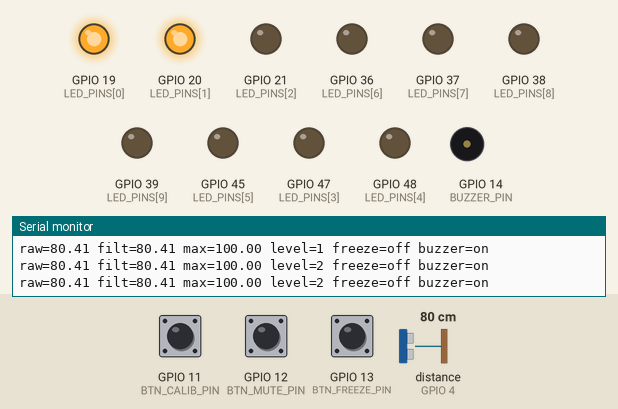
This sketch was run on a simulated ESP32-S3. On the bench: output pins drawn as LEDs (lit = HIGH), buzzer (waves = sounding, pin HIGH), the last lines printed to the serial monitor. Wiring (inferred from the names in the program): ultrasonic range finder: trigger GPIO 5; echo GPIO 4. Dashed ring = blinking. The test bench sets the inputs (shaded band); at power-on: GPIO 11 (BTN_CALIB_PIN) HIGH, distance to the obstacle (sensor on GPIO 4) 80 cm, GPIO 12 (BTN_MUTE_PIN) HIGH, GPIO 13 (BTN_FREEZE_PIN) HIGH. The echo pulse lasts 58.3 µs per cm; pins used as bus, display or sensor lines are not drawn.

Above: at 2.39 s.
2.4 s: GPIO 11 (BTN_CALIB_PIN) pulled LOW for 0.15 s
At 3.4 s:
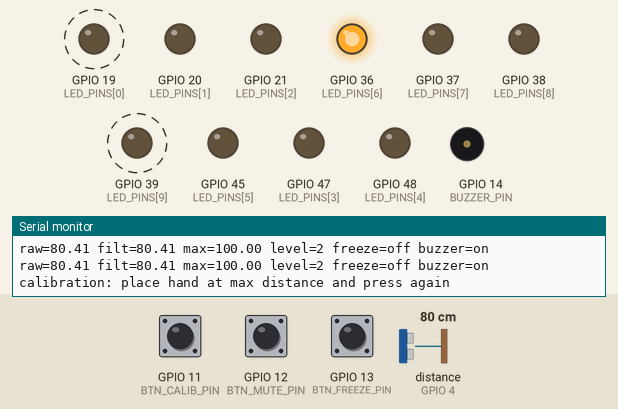
5.4 s: GPIO 11 (BTN_CALIB_PIN) pulled LOW for 1 s
At 7.76 s:
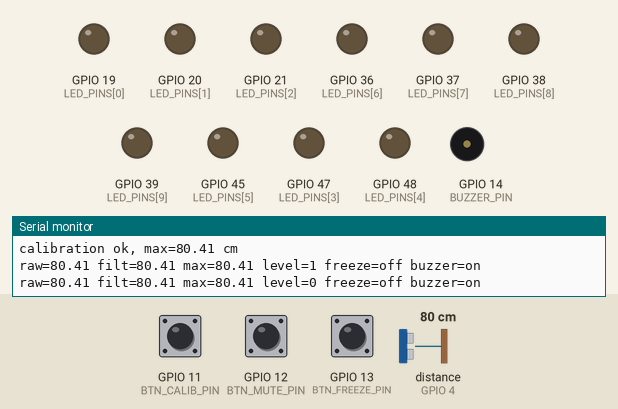
8.4 s: distance to the obstacle (sensor on GPIO 4) set to 9 cm
At 8.93 s:
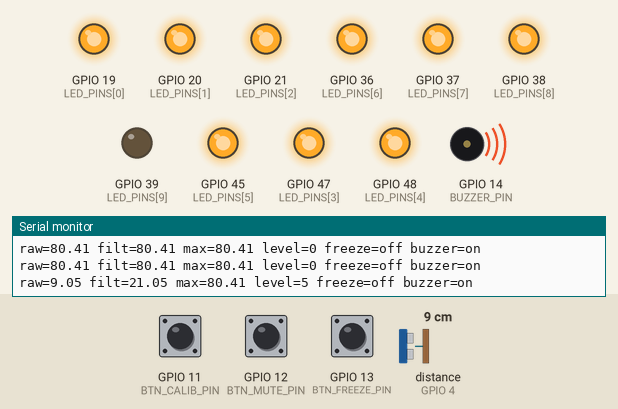
11.4 s: distance to the obstacle (sensor on GPIO 4) set to 14 cm
At 11.81 s:
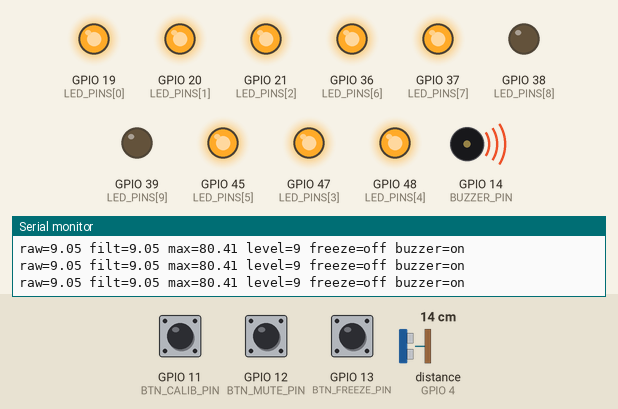
14.4 s: distance to the obstacle (sensor on GPIO 4) set to 18 cm
At 14.97 s:
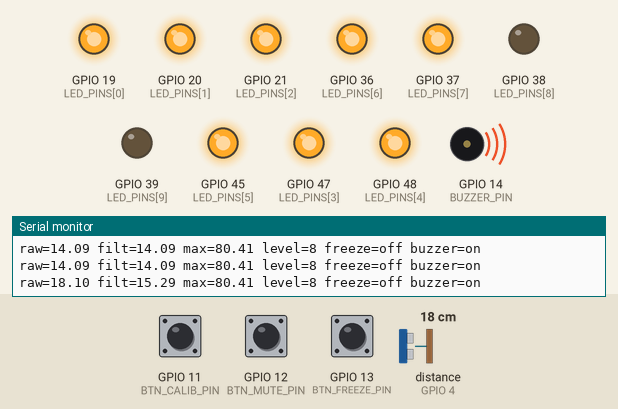
17.4 s: distance to the obstacle (sensor on GPIO 4) set to 24 cm
At 17.77 s:
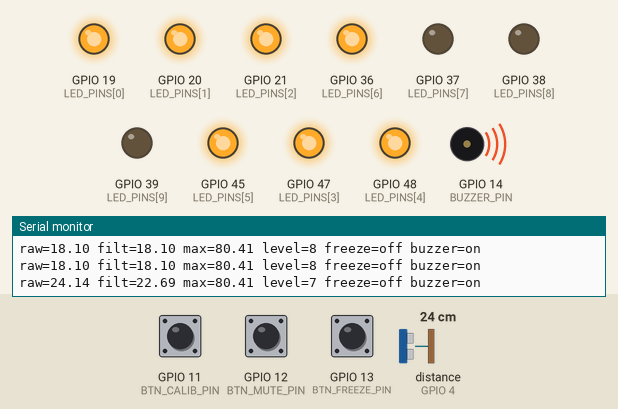
Timing chart, 0 to 21.4 s (numbered marks = the images above; inputs shaded):
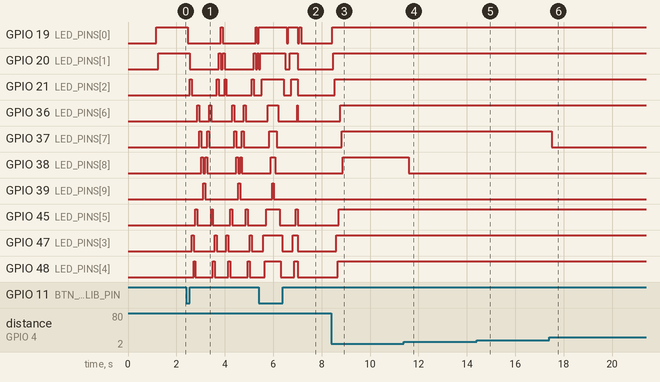

Measured:
- the behaviour switches between 11 and 12 cm on distance to the obstacle (sensor on GPIO 4) (found by bisection; images 3 and 4)
- the behaviour switches between 20 and 21 cm on distance to the obstacle (sensor on GPIO 4) (found by bisection; images 5 and 6)
- after the input at 2.4 s, GPIO 19 (LED_PINS[0]): alternates HIGH for 0.08 s and LOW for 1.4 s, starting after 0.07 s; GPIO 39 (LED_PINS[9]): alternates HIGH for 0.08 s and LOW for 1.4 s, starting after 0.71 s; GPIO 14 (BUZZER_PIN): stops changing and stays LOW
- after the input at 5.4 s, GPIO 14 (BUZZER_PIN): LOW → HIGH after 1.7 s, → LOW 0.46 s later, → HIGH 0.46 s later
- after the input at 8.4 s, GPIO 19 (LED_PINS[0]): LOW → HIGH at once; GPIO 20 (LED_PINS[1]): LOW → HIGH after 0.09 s; GPIO 21 (LED_PINS[2]): LOW → HIGH after 0.14 s; GPIO 36 (LED_PINS[6]): LOW → HIGH after 0.37 s; GPIO 37 (LED_PINS[7]): LOW → HIGH after 0.42 s
- after the input at 11.4 s, GPIO 38 (LED_PINS[8]): HIGH → LOW after 0.19 s
- after the input at 14.4 s, GPIO 14 (BUZZER_PIN): alternates HIGH for 0.17 s and LOW for 0.17 s, starting after 0.15 s
- after the input at 17.4 s, GPIO 37 (LED_PINS[7]): HIGH → LOW after 0.10 s

The sketch:

esp32-ultrasonic-distance-feedback.ino
```cpp
#include <Arduino.h>
#include "headers/config.h"
#include "headers/pins.h"
#include "headers/bargraph.h"
#include "headers/ultrasonic.h"
#include "headers/buzzer.h"
#include "headers/buttons.h"

//====== helpers ======

static int distanceToLevel(float distanceCm) {
  if (distanceCm < 0 || distanceCm >= maxDistanceCm) return 0;

  float ratio = 1.0f - (distanceCm / maxDistanceCm);
  if (ratio < 0.0f) ratio = 0.0f;
  if (ratio > 1.0f) ratio = 1.0f;

  int level = (int)(ratio * LED_COUNT + 0.5f);
  if (level < 0) level = 0;
  if (level > LED_COUNT) level = LED_COUNT;
  return level;
}

//====== state handlers ======

static void updateStateNormal() {
  float raw = ultrasonic_measure_median_cm();
  lastRawDistanceCm = raw;

  if (!freezeDisplay) {
    float effectiveRaw = (raw > 0) ? raw : (maxDistanceCm + 20.0f);

    if (filteredDistanceCm < 0) {
      filteredDistanceCm = effectiveRaw;
    } else {
      filteredDistanceCm = DISTANCE_FILTER_ALPHA * filteredDistanceCm
                         + (1.0f - DISTANCE_FILTER_ALPHA) * effectiveRaw;
    }

    int targetLevel = distanceToLevel(filteredDistanceCm);
    if (targetLevel > currentLevel) currentLevel++;
    else if (targetLevel < currentLevel) currentLevel--;

    bargraph_set_level(currentLevel);
  }

  buzzer_update_from_distance(filteredDistanceCm, maxDistanceCm, buzzerEnabled);

  static unsigned long lastPrint = 0;
  unsigned long now = millis();
  if (now - lastPrint > 500) {
    lastPrint = now;
    Serial.print("raw=");     Serial.print(lastRawDistanceCm);
    Serial.print(" filt=");   Serial.print(filteredDistanceCm);
    Serial.print(" max=");    Serial.print(maxDistanceCm);
    Serial.print(" level=");  Serial.print(currentLevel);
    Serial.print(" freeze="); Serial.print(freezeDisplay ? "on" : "off");
    Serial.print(" buzzer="); Serial.println(buzzerEnabled ? "on" : "off");
  }
}

// dot animation while calibrating
static void updateStateCalibrating() {
  static int           index      = 0;
  static int           dir        = 1;
  static unsigned long lastUpdate = 0;

  unsigned long now = millis();
  if (now - lastUpdate < 80) return;
  lastUpdate = now;

  index += dir;
  if (index >= LED_COUNT - 1) { index = LED_COUNT - 1; dir = -1; }
  else if (index <= 0)        { index = 0;              dir =  1; }

  bargraph_set_dot(index);
  buzzer_force_off();
}

// fill animation after successful calibration
static void updateStateCalibDoneAnim() {
  static int           level      = 0;
  static int           dir        = 1;
  static unsigned long lastUpdate = 0;

  unsigned long now = millis();

  if (now - calibDoneAnimStart > 1600) {
    currentState = STATE_NORMAL;
    level = 0;
    dir = 1;
    bargraph_set_level(0);
    buzzer_force_off();
    return;
  }

  if (now - lastUpdate > 60) {
    lastUpdate = now;
    level += dir;
    if (level >= LED_COUNT) { level = LED_COUNT; dir = -1; }
    else if (level <= 0)    { level = 0;         dir =  1; }
    bargraph_set_level(level);
  }

  buzzer_force_off();
}

//====== setup / loop ======

void setup() {
  Serial.begin(115200);
  delay(1000);

  bargraph_init();
  ultrasonic_init();
  buzzer_init();
  buttons_init();

  Serial.println();
  Serial.println("esp32 ultrasonic distance feedback");
}

void loop() {
  ButtonEvent ev = buttons_poll();

  if (ev == BUTTON_CALIB_PRESS) {
    if (currentState == STATE_NORMAL) {
      currentState = STATE_CALIBRATING;
      Serial.println("calibration: place hand at max distance and press again");
    } else if (currentState == STATE_CALIBRATING) {
      if (lastRawDistanceCm > 0) {
        maxDistanceCm = lastRawDistanceCm;
        filteredDistanceCm = -1.0f;
        currentState = STATE_CALIB_DONE_ANIM;
        calibDoneAnimStart = millis();
        Serial.print("calibration ok, max=");
        Serial.print(maxDistanceCm);
        Serial.println(" cm");
      } else {
        Serial.println("calibration failed: no valid distance");
      }
    }
  } else if (ev == BUTTON_MUTE_PRESS) {
    buzzerEnabled = !buzzerEnabled;
    if (!buzzerEnabled) buzzer_force_off();
    Serial.print("buzzer: ");
    Serial.println(buzzerEnabled ? "on" : "off");
  } else if (ev == BUTTON_FREEZE_PRESS) {
    freezeDisplay = !freezeDisplay;
    Serial.print("freeze: ");
    Serial.println(freezeDisplay ? "on" : "off");
  }

  switch (currentState) {
    case STATE_NORMAL:          updateStateNormal();         break;
    case STATE_CALIBRATING:     updateStateCalibrating();    break;
    case STATE_CALIB_DONE_ANIM: updateStateCalibDoneAnim();  break;
  }
}
```

bargraph.h
```cpp
#pragma once
#include <Arduino.h>

void bargraph_init();
void bargraph_set_level(int level);
void bargraph_set_dot(int index);
```

buttons.h
```cpp
#pragma once
#include <Arduino.h>

enum ButtonEvent {
  BUTTON_NONE,
  BUTTON_CALIB_PRESS,
  BUTTON_MUTE_PRESS,
  BUTTON_FREEZE_PRESS
};

void        buttons_init();
ButtonEvent buttons_poll();
```

buzzer.h
```cpp
#pragma once
#include <Arduino.h>

void buzzer_init();
void buzzer_update_from_distance(float distanceCm, float maxDist, bool enabled);
void buzzer_force_off();
```

ultrasonic.h
```cpp
#pragma once
#include <Arduino.h>

void  ultrasonic_init();
float ultrasonic_measure_median_cm();
```

bargraph.cpp
```cpp
#include <Arduino.h>
#include "headers/bargraph.h"
#include "headers/pins.h"

void bargraph_init() {
  for (int i = 0; i < LED_COUNT; i++) {
    pinMode(LED_PINS[i], OUTPUT);
    digitalWrite(LED_PINS[i], LOW);
  }
}

void bargraph_set_level(int level) {
  if (level < 0) level = 0;
  if (level > LED_COUNT) level = LED_COUNT;

  for (int i = 0; i < LED_COUNT; i++) {
    digitalWrite(LED_PINS[i], (i < level) ? HIGH : LOW);
  }
}

void bargraph_set_dot(int index) {
  for (int i = 0; i < LED_COUNT; i++) {
    digitalWrite(LED_PINS[i], (i == index) ? HIGH : LOW);
  }
}
```

buttons.cpp
```cpp
#include <Arduino.h>
#include "headers/buttons.h"
#include "headers/pins.h"
#include "headers/config.h"

//====== debounce state ======

static bool          stableCalib     = false;
static bool          prevCalib       = false;
static unsigned long lastChangeCalib = 0;

static bool          stableMute      = false;
static bool          prevMute        = false;
static unsigned long lastChangeMute  = 0;

static bool          stableFreeze     = false;
static bool          prevFreeze       = false;
static unsigned long lastChangeFreeze = 0;

void buttons_init() {
  pinMode(BTN_CALIB_PIN,  INPUT_PULLUP);
  pinMode(BTN_MUTE_PIN,   INPUT_PULLUP);
  pinMode(BTN_FREEZE_PIN, INPUT_PULLUP);
}

// debounce one button, returns true on rising edge
static bool debounce(int pin, bool &stable, bool &prev, unsigned long &lastChange) {
  unsigned long now = millis();
  bool raw = (digitalRead(pin) == LOW); // active low

  if (raw != stable && (now - lastChange) > DEBOUNCE_MS) {
    stable = raw;
    lastChange = now;
    if (stable && !prev) {
      prev = stable;
      return true;
    }
    prev = stable;
  }
  return false;
}

ButtonEvent buttons_poll() {
  if (debounce(BTN_CALIB_PIN, stableCalib, prevCalib, lastChangeCalib))
    return BUTTON_CALIB_PRESS;

  if (debounce(BTN_MUTE_PIN, stableMute, prevMute, lastChangeMute))
    return BUTTON_MUTE_PRESS;

  if (debounce(BTN_FREEZE_PIN, stableFreeze, prevFreeze, lastChangeFreeze))
    return BUTTON_FREEZE_PRESS;

  return BUTTON_NONE;
}
```

buzzer.cpp
```cpp
#include <Arduino.h>
#include "headers/buzzer.h"
#include "headers/config.h"
#include "headers/pins.h"

void buzzer_init() {
  pinMode(BUZZER_PIN, OUTPUT);
  digitalWrite(BUZZER_PIN, LOW);
}

void buzzer_force_off() {
  digitalWrite(BUZZER_PIN, LOW);
}

// closer distance = faster beeping
void buzzer_update_from_distance(float distanceCm, float maxDist, bool enabled) {
  static bool          buzState   = false;
  static unsigned long lastToggle = 0;

  if (!enabled || distanceCm < 0 || distanceCm > maxDist) {
    if (buzState) {
      buzState = false;
      digitalWrite(BUZZER_PIN, LOW);
    }
    return;
  }

  float ratio = 1.0f - (distanceCm / maxDist);
  if (ratio < 0.0f) ratio = 0.0f;
  if (ratio > 1.0f) ratio = 1.0f;

  unsigned long period = BUZZER_PERIOD_MAX_MS
                       - (unsigned long)((BUZZER_PERIOD_MAX_MS - BUZZER_PERIOD_MIN_MS) * ratio);
  unsigned long halfPeriod = period / 2;

  unsigned long now = millis();
  if (now - lastToggle >= halfPeriod) {
    lastToggle = now;
    buzState = !buzState;
    digitalWrite(BUZZER_PIN, buzState ? HIGH : LOW);
  }
}
```

ultrasonic.cpp
```cpp
#include <Arduino.h>
#include "headers/ultrasonic.h"
#include "headers/config.h"
#include "headers/pins.h"

// single raw measurement, returns cm or -1 on timeout
static float ultrasonic_measure_once_cm() {
  digitalWrite(TRIG_PIN, LOW);
  delayMicroseconds(2);
  digitalWrite(TRIG_PIN, HIGH);
  delayMicroseconds(10);
  digitalWrite(TRIG_PIN, LOW);

  unsigned long duration = pulseIn(ECHO_PIN, HIGH, ECHO_TIMEOUT_US);
  if (duration == 0) return -1.0f;

  return (float)duration / 58.0f;
}

void ultrasonic_init() {
  pinMode(TRIG_PIN, OUTPUT);
  pinMode(ECHO_PIN, INPUT);
  digitalWrite(TRIG_PIN, LOW);
  delay(100);
}

// median of several samples to reject outliers
float ultrasonic_measure_median_cm() {
  float samples[MEDIAN_SAMPLES];
  int count = 0;

  for (int i = 0; i < MEDIAN_SAMPLES; i++) {
    float d = ultrasonic_measure_once_cm();
    if (d > 0) samples[count++] = d;
    delay(10);
  }

  if (count == 0) return -1.0f;

  for (int i = 0; i < count - 1; i++) {
    for (int j = i + 1; j < count; j++) {
      if (samples[j] < samples[i]) {
        float tmp = samples[i];
        samples[i] = samples[j];
        samples[j] = tmp;
      }
    }
  }

  return samples[count / 2];
}
```

config.h
```cpp
#pragma once
#include <Arduino.h>

//====== ultrasonic ======

static const unsigned long ECHO_TIMEOUT_US = 30000;
static const int           MEDIAN_SAMPLES  = 5;

//====== distance ======

static const float DEFAULT_MAX_DISTANCE_CM = 100.0f;
static const float DISTANCE_FILTER_ALPHA   = 0.7f; // ema smoothing factor

//====== buzzer timing ======

static const unsigned long BUZZER_PERIOD_MAX_MS = 800; // far
static const unsigned long BUZZER_PERIOD_MIN_MS = 100; // close

//====== buttons ======

static const unsigned long DEBOUNCE_MS = 30;

//====== state machine ======

enum State {
  STATE_NORMAL,
  STATE_CALIBRATING,
  STATE_CALIB_DONE_ANIM
};

//====== runtime globals ======

extern State         currentState;
extern float         maxDistanceCm;
extern float         filteredDistanceCm;
extern float         lastRawDistanceCm;
extern int           currentLevel;
extern unsigned long calibDoneAnimStart;
extern bool          buzzerEnabled;
extern bool          freezeDisplay;
```

pins.h
```cpp
#pragma once

//====== bargraph leds ======

static const int LED_PINS[] = {19, 20, 21, 47, 48, 45, 36, 37, 38, 39};
static const int LED_COUNT  = sizeof(LED_PINS) / sizeof(LED_PINS[0]);

//====== ultrasonic sensor ======

static const int TRIG_PIN = 5;
static const int ECHO_PIN = 4;

//====== buttons ======

static const int BTN_CALIB_PIN  = 11;
static const int BTN_MUTE_PIN   = 12;
static const int BTN_FREEZE_PIN = 13;

//====== buzzer ======

static const int BUZZER_PIN = 14;
```

config.cpp
```cpp
#include <Arduino.h>
#include "headers/config.h"

//====== runtime globals ======

State         currentState       = STATE_NORMAL;
float         maxDistanceCm      = DEFAULT_MAX_DISTANCE_CM;
float         filteredDistanceCm = -1.0f;
float         lastRawDistanceCm  = -1.0f;
int           currentLevel       = 0;
unsigned long calibDoneAnimStart = 0;
bool          buzzerEnabled      = true;
bool          freezeDisplay      = false;
```
